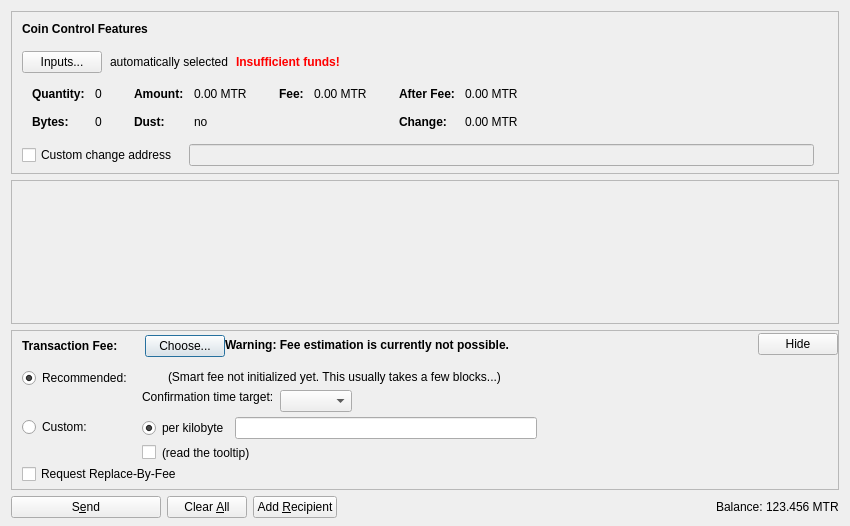
<?xml version="1.0" encoding="UTF-8"?>
<ui version="4.0">
 <class>SendCoinsDialog</class>
 <widget class="QDialog" name="SendCoinsDialog">
  <property name="geometry">
   <rect>
    <x>0</x>
    <y>0</y>
    <width>850</width>
    <height>526</height>
   </rect>
  </property>
  <property name="windowTitle">
   <string>Send Coins</string>
  </property>
  <layout class="QVBoxLayout" name="verticalLayout" stretch="0,1,0,0">
   <property name="bottomMargin">
    <number>8</number>
   </property>
   <item>
    <widget class="QFrame" name="frameCoinControl">
     <property name="sizePolicy">
      <sizepolicy hsizetype="Expanding" vsizetype="Expanding">
       <horstretch>0</horstretch>
       <verstretch>0</verstretch>
      </sizepolicy>
     </property>
     <property name="maximumSize">
      <size>
       <width>16777215</width>
       <height>16777215</height>
      </size>
     </property>
     <property name="frameShape">
      <enum>QFrame::StyledPanel</enum>
     </property>
     <property name="frameShadow">
      <enum>QFrame::Sunken</enum>
     </property>
     <layout class="QVBoxLayout" name="verticalLayoutCoinControl2">
      <property name="spacing">
       <number>0</number>
      </property>
      <property name="leftMargin">
       <number>0</number>
      </property>
      <property name="topMargin">
       <number>0</number>
      </property>
      <property name="rightMargin">
       <number>0</number>
      </property>
      <property name="bottomMargin">
       <number>6</number>
      </property>
      <item>
       <layout class="QVBoxLayout" name="verticalLayoutCoinControl" stretch="0,0,0,0,1">
        <property name="spacing">
         <number>0</number>
        </property>
        <property name="leftMargin">
         <number>10</number>
        </property>
        <property name="topMargin">
         <number>10</number>
        </property>
        <item>
         <layout class="QHBoxLayout" name="horizontalLayoutCoinControl1">
          <property name="bottomMargin">
           <number>15</number>
          </property>
          <item>
           <widget class="QLabel" name="labelCoinControlFeatures">
            <property name="sizePolicy">
             <sizepolicy hsizetype="Preferred" vsizetype="Maximum">
              <horstretch>0</horstretch>
              <verstretch>0</verstretch>
             </sizepolicy>
            </property>
            <property name="font">
             <font>
              <weight>75</weight>
              <bold>true</bold>
             </font>
            </property>
            <property name="styleSheet">
             <string notr="true">font-weight:bold;</string>
            </property>
            <property name="text">
             <string>Coin Control Features</string>
            </property>
           </widget>
          </item>
         </layout>
        </item>
        <item>
         <layout class="QHBoxLayout" name="horizontalLayoutCoinControl2" stretch="0,0,0,0">
          <property name="spacing">
           <number>8</number>
          </property>
          <property name="bottomMargin">
           <number>10</number>
          </property>
          <item>
           <widget class="QPushButton" name="pushButtonCoinControl">
            <property name="styleSheet">
             <string notr="true"/>
            </property>
            <property name="text">
             <string>Inputs...</string>
            </property>
            <property name="autoDefault">
             <bool>false</bool>
            </property>
           </widget>
          </item>
          <item>
           <widget class="QLabel" name="labelCoinControlAutomaticallySelected">
            <property name="text">
             <string>automatically selected</string>
            </property>
            <property name="margin">
             <number>5</number>
            </property>
           </widget>
          </item>
          <item>
           <widget class="QLabel" name="labelCoinControlInsuffFunds">
            <property name="font">
             <font>
              <weight>75</weight>
              <bold>true</bold>
             </font>
            </property>
            <property name="styleSheet">
             <string notr="true">color:red;font-weight:bold;</string>
            </property>
            <property name="text">
             <string>Insufficient funds!</string>
            </property>
            <property name="margin">
             <number>5</number>
            </property>
           </widget>
          </item>
          <item>
           <spacer name="horizontalSpacerCoinControl">
            <property name="orientation">
             <enum>Qt::Horizontal</enum>
            </property>
            <property name="sizeHint" stdset="0">
             <size>
              <width>40</width>
              <height>1</height>
             </size>
            </property>
           </spacer>
          </item>
         </layout>
        </item>
        <item>
         <widget class="QWidget" name="widgetCoinControl" native="true">
          <property name="sizePolicy">
           <sizepolicy hsizetype="Preferred" vsizetype="Preferred">
            <horstretch>0</horstretch>
            <verstretch>0</verstretch>
           </sizepolicy>
          </property>
          <property name="minimumSize">
           <size>
            <width>0</width>
            <height>0</height>
           </size>
          </property>
          <property name="styleSheet">
           <string notr="true"/>
          </property>
          <layout class="QHBoxLayout" name="horizontalLayoutCoinControl5">
           <property name="leftMargin">
            <number>0</number>
           </property>
           <property name="topMargin">
            <number>0</number>
           </property>
           <property name="rightMargin">
            <number>0</number>
           </property>
           <property name="bottomMargin">
            <number>0</number>
           </property>
           <item>
            <layout class="QHBoxLayout" name="horizontalLayoutCoinControl3" stretch="0,0,0,1">
             <property name="spacing">
              <number>20</number>
             </property>
             <property name="topMargin">
              <number>0</number>
             </property>
             <property name="bottomMargin">
              <number>10</number>
             </property>
             <item>
              <layout class="QFormLayout" name="formLayoutCoinControl1">
               <property name="horizontalSpacing">
                <number>10</number>
               </property>
               <property name="verticalSpacing">
                <number>14</number>
               </property>
               <property name="leftMargin">
                <number>10</number>
               </property>
               <property name="topMargin">
                <number>4</number>
               </property>
               <property name="rightMargin">
                <number>6</number>
               </property>
               <item row="0" column="0">
                <widget class="QLabel" name="labelCoinControlQuantityText">
                 <property name="font">
                  <font>
                   <weight>75</weight>
                   <bold>true</bold>
                  </font>
                 </property>
                 <property name="text">
                  <string>Quantity:</string>
                 </property>
                 <property name="margin">
                  <number>0</number>
                 </property>
                </widget>
               </item>
               <item row="0" column="1">
                <widget class="QLabel" name="labelCoinControlQuantity">
                 <property name="cursor">
                  <cursorShape>IBeamCursor</cursorShape>
                 </property>
                 <property name="contextMenuPolicy">
                  <enum>Qt::ActionsContextMenu</enum>
                 </property>
                 <property name="text">
                  <string notr="true">0</string>
                 </property>
                 <property name="margin">
                  <number>0</number>
                 </property>
                 <property name="textInteractionFlags">
                  <set>Qt::LinksAccessibleByMouse|Qt::TextSelectableByKeyboard|Qt::TextSelectableByMouse</set>
                 </property>
                </widget>
               </item>
               <item row="1" column="0">
                <widget class="QLabel" name="labelCoinControlBytesText">
                 <property name="font">
                  <font>
                   <weight>75</weight>
                   <bold>true</bold>
                  </font>
                 </property>
                 <property name="text">
                  <string>Bytes:</string>
                 </property>
                </widget>
               </item>
               <item row="1" column="1">
                <widget class="QLabel" name="labelCoinControlBytes">
                 <property name="cursor">
                  <cursorShape>IBeamCursor</cursorShape>
                 </property>
                 <property name="contextMenuPolicy">
                  <enum>Qt::ActionsContextMenu</enum>
                 </property>
                 <property name="text">
                  <string notr="true">0</string>
                 </property>
                 <property name="textInteractionFlags">
                  <set>Qt::LinksAccessibleByMouse|Qt::TextSelectableByKeyboard|Qt::TextSelectableByMouse</set>
                 </property>
                </widget>
               </item>
              </layout>
             </item>
             <item>
              <layout class="QFormLayout" name="formLayoutCoinControl2">
               <property name="horizontalSpacing">
                <number>10</number>
               </property>
               <property name="verticalSpacing">
                <number>14</number>
               </property>
               <property name="leftMargin">
                <number>6</number>
               </property>
               <property name="topMargin">
                <number>4</number>
               </property>
               <property name="rightMargin">
                <number>6</number>
               </property>
               <item row="0" column="0">
                <widget class="QLabel" name="labelCoinControlAmountText">
                 <property name="font">
                  <font>
                   <weight>75</weight>
                   <bold>true</bold>
                  </font>
                 </property>
                 <property name="text">
                  <string>Amount:</string>
                 </property>
                 <property name="margin">
                  <number>0</number>
                 </property>
                </widget>
               </item>
               <item row="0" column="1">
                <widget class="QLabel" name="labelCoinControlAmount">
                 <property name="cursor">
                  <cursorShape>IBeamCursor</cursorShape>
                 </property>
                 <property name="contextMenuPolicy">
                  <enum>Qt::ActionsContextMenu</enum>
                 </property>
                 <property name="text">
                  <string notr="true">0.00 MTR</string>
                 </property>
                 <property name="textInteractionFlags">
                  <set>Qt::LinksAccessibleByMouse|Qt::TextSelectableByKeyboard|Qt::TextSelectableByMouse</set>
                 </property>
                </widget>
               </item>
               <item row="1" column="0">
                <widget class="QLabel" name="labelCoinControlLowOutputText">
                 <property name="font">
                  <font>
                   <weight>75</weight>
                   <bold>true</bold>
                  </font>
                 </property>
                 <property name="text">
                  <string>Dust:</string>
                 </property>
                </widget>
               </item>
               <item row="1" column="1">
                <widget class="QLabel" name="labelCoinControlLowOutput">
                 <property name="cursor">
                  <cursorShape>IBeamCursor</cursorShape>
                 </property>
                 <property name="contextMenuPolicy">
                  <enum>Qt::ActionsContextMenu</enum>
                 </property>
                 <property name="text">
                  <string notr="true">no</string>
                 </property>
                 <property name="textInteractionFlags">
                  <set>Qt::LinksAccessibleByMouse|Qt::TextSelectableByKeyboard|Qt::TextSelectableByMouse</set>
                 </property>
                </widget>
               </item>
              </layout>
             </item>
             <item>
              <layout class="QFormLayout" name="formLayoutCoinControl3">
               <property name="horizontalSpacing">
                <number>10</number>
               </property>
               <property name="verticalSpacing">
                <number>14</number>
               </property>
               <property name="leftMargin">
                <number>6</number>
               </property>
               <property name="topMargin">
                <number>4</number>
               </property>
               <property name="rightMargin">
                <number>6</number>
               </property>
               <item row="0" column="0">
                <widget class="QLabel" name="labelCoinControlFeeText">
                 <property name="font">
                  <font>
                   <weight>75</weight>
                   <bold>true</bold>
                  </font>
                 </property>
                 <property name="text">
                  <string>Fee:</string>
                 </property>
                 <property name="margin">
                  <number>0</number>
                 </property>
                </widget>
               </item>
               <item row="0" column="1">
                <widget class="QLabel" name="labelCoinControlFee">
                 <property name="cursor">
                  <cursorShape>IBeamCursor</cursorShape>
                 </property>
                 <property name="contextMenuPolicy">
                  <enum>Qt::ActionsContextMenu</enum>
                 </property>
                 <property name="text">
                  <string notr="true">0.00 MTR</string>
                 </property>
                 <property name="textInteractionFlags">
                  <set>Qt::LinksAccessibleByMouse|Qt::TextSelectableByKeyboard|Qt::TextSelectableByMouse</set>
                 </property>
                </widget>
               </item>
              </layout>
             </item>
             <item>
              <layout class="QFormLayout" name="formLayoutCoinControl4">
               <property name="horizontalSpacing">
                <number>10</number>
               </property>
               <property name="verticalSpacing">
                <number>14</number>
               </property>
               <property name="leftMargin">
                <number>6</number>
               </property>
               <property name="topMargin">
                <number>4</number>
               </property>
               <property name="rightMargin">
                <number>6</number>
               </property>
               <item row="0" column="0">
                <widget class="QLabel" name="labelCoinControlAfterFeeText">
                 <property name="font">
                  <font>
                   <weight>75</weight>
                   <bold>true</bold>
                  </font>
                 </property>
                 <property name="text">
                  <string>After Fee:</string>
                 </property>
                 <property name="margin">
                  <number>0</number>
                 </property>
                </widget>
               </item>
               <item row="0" column="1">
                <widget class="QLabel" name="labelCoinControlAfterFee">
                 <property name="cursor">
                  <cursorShape>IBeamCursor</cursorShape>
                 </property>
                 <property name="contextMenuPolicy">
                  <enum>Qt::ActionsContextMenu</enum>
                 </property>
                 <property name="text">
                  <string notr="true">0.00 MTR</string>
                 </property>
                 <property name="textInteractionFlags">
                  <set>Qt::LinksAccessibleByMouse|Qt::TextSelectableByKeyboard|Qt::TextSelectableByMouse</set>
                 </property>
                </widget>
               </item>
               <item row="1" column="0">
                <widget class="QLabel" name="labelCoinControlChangeText">
                 <property name="font">
                  <font>
                   <weight>75</weight>
                   <bold>true</bold>
                  </font>
                 </property>
                 <property name="text">
                  <string>Change:</string>
                 </property>
                </widget>
               </item>
               <item row="1" column="1">
                <widget class="QLabel" name="labelCoinControlChange">
                 <property name="cursor">
                  <cursorShape>IBeamCursor</cursorShape>
                 </property>
                 <property name="contextMenuPolicy">
                  <enum>Qt::ActionsContextMenu</enum>
                 </property>
                 <property name="text">
                  <string notr="true">0.00 MTR</string>
                 </property>
                 <property name="textInteractionFlags">
                  <set>Qt::LinksAccessibleByMouse|Qt::TextSelectableByKeyboard|Qt::TextSelectableByMouse</set>
                 </property>
                </widget>
               </item>
              </layout>
             </item>
            </layout>
           </item>
          </layout>
         </widget>
        </item>
        <item>
         <layout class="QHBoxLayout" name="horizontalLayoutCoinControl4" stretch="0,0,0">
          <property name="spacing">
           <number>12</number>
          </property>
          <property name="sizeConstraint">
           <enum>QLayout::SetDefaultConstraint</enum>
          </property>
          <property name="topMargin">
           <number>5</number>
          </property>
          <property name="rightMargin">
           <number>5</number>
          </property>
          <item>
           <widget class="QCheckBox" name="checkBoxCoinControlChange">
            <property name="toolTip">
             <string>If this is activated, but the change address is empty or invalid, change will be sent to a newly generated address.</string>
            </property>
            <property name="text">
             <string>Custom change address</string>
            </property>
           </widget>
          </item>
          <item>
           <widget class="QValidatedLineEdit" name="lineEditCoinControlChange">
            <property name="enabled">
             <bool>false</bool>
            </property>
            <property name="sizePolicy">
             <sizepolicy hsizetype="Expanding" vsizetype="Fixed">
              <horstretch>0</horstretch>
              <verstretch>0</verstretch>
             </sizepolicy>
            </property>
           </widget>
          </item>
          <item>
           <widget class="QLabel" name="labelCoinControlChangeLabel">
            <property name="sizePolicy">
             <sizepolicy hsizetype="Preferred" vsizetype="Expanding">
              <horstretch>0</horstretch>
              <verstretch>0</verstretch>
             </sizepolicy>
            </property>
            <property name="minimumSize">
             <size>
              <width>0</width>
              <height>0</height>
             </size>
            </property>
            <property name="text">
             <string/>
            </property>
            <property name="margin">
             <number>3</number>
            </property>
           </widget>
          </item>
         </layout>
        </item>
        <item>
         <spacer name="verticalSpacerCoinControl">
          <property name="orientation">
           <enum>Qt::Vertical</enum>
          </property>
          <property name="sizeHint" stdset="0">
           <size>
            <width>800</width>
            <height>1</height>
           </size>
          </property>
         </spacer>
        </item>
       </layout>
      </item>
     </layout>
    </widget>
   </item>
   <item>
    <widget class="QScrollArea" name="scrollArea">
     <property name="widgetResizable">
      <bool>true</bool>
     </property>
     <widget class="QWidget" name="scrollAreaWidgetContents">
      <property name="geometry">
       <rect>
        <x>0</x>
        <y>0</y>
        <width>830</width>
        <height>104</height>
       </rect>
      </property>
      <layout class="QVBoxLayout" name="verticalLayout_2" stretch="0,1">
       <property name="leftMargin">
        <number>0</number>
       </property>
       <property name="topMargin">
        <number>0</number>
       </property>
       <property name="rightMargin">
        <number>0</number>
       </property>
       <property name="bottomMargin">
        <number>0</number>
       </property>
       <item>
        <layout class="QVBoxLayout" name="entries">
         <property name="spacing">
          <number>6</number>
         </property>
        </layout>
       </item>
       <item>
        <spacer name="verticalSpacer">
         <property name="orientation">
          <enum>Qt::Vertical</enum>
         </property>
         <property name="sizeHint" stdset="0">
          <size>
           <width>20</width>
           <height>40</height>
          </size>
         </property>
        </spacer>
       </item>
      </layout>
     </widget>
    </widget>
   </item>
   <item>
    <widget class="QFrame" name="frameFee">
     <property name="sizePolicy">
      <sizepolicy hsizetype="Expanding" vsizetype="Expanding">
       <horstretch>0</horstretch>
       <verstretch>0</verstretch>
      </sizepolicy>
     </property>
     <property name="maximumSize">
      <size>
       <width>16777215</width>
       <height>16777215</height>
      </size>
     </property>
     <property name="frameShape">
      <enum>QFrame::StyledPanel</enum>
     </property>
     <property name="frameShadow">
      <enum>QFrame::Sunken</enum>
     </property>
     <layout class="QVBoxLayout" name="verticalLayoutFee1">
      <property name="spacing">
       <number>0</number>
      </property>
      <property name="leftMargin">
       <number>0</number>
      </property>
      <property name="topMargin">
       <number>0</number>
      </property>
      <property name="rightMargin">
       <number>0</number>
      </property>
      <property name="bottomMargin">
       <number>0</number>
      </property>
      <item>
       <layout class="QVBoxLayout" name="verticalLayoutFee2" stretch="0,0,0">
        <property name="spacing">
         <number>0</number>
        </property>
        <property name="leftMargin">
         <number>10</number>
        </property>
        <property name="topMargin">
         <number>0</number>
        </property>
        <item>
         <layout class="QHBoxLayout" name="horizontalLayoutFee1">
          <property name="bottomMargin">
           <number>0</number>
          </property>
          <item>
           <layout class="QVBoxLayout" name="verticalLayoutFee7">
            <property name="spacing">
             <number>0</number>
            </property>
            <item>
             <spacer name="verticalSpacerSmartFee">
              <property name="orientation">
               <enum>Qt::Vertical</enum>
              </property>
              <property name="sizeType">
               <enum>QSizePolicy::Fixed</enum>
              </property>
              <property name="sizeHint" stdset="0">
               <size>
                <width>1</width>
                <height>4</height>
               </size>
              </property>
             </spacer>
            </item>
            <item>
             <layout class="QHBoxLayout" name="horizontalLayoutSmartFee">
              <property name="spacing">
               <number>10</number>
              </property>
              <item>
               <widget class="QLabel" name="labelFeeHeadline">
                <property name="sizePolicy">
                 <sizepolicy hsizetype="Preferred" vsizetype="Maximum">
                  <horstretch>0</horstretch>
                  <verstretch>0</verstretch>
                 </sizepolicy>
                </property>
                <property name="font">
                 <font>
                  <weight>75</weight>
                  <bold>true</bold>
                 </font>
                </property>
                <property name="styleSheet">
                 <string notr="true">font-weight:bold;</string>
                </property>
                <property name="text">
                 <string>Transaction Fee:</string>
                </property>
               </widget>
              </item>
              <item>
               <widget class="QLabel" name="labelFeeMinimized">
                <property name="text">
                 <string/>
                </property>
               </widget>
              </item>
              <item>
               <widget class="QPushButton" name="buttonChooseFee">
                <property name="text">
                 <string>Choose...</string>
                </property>
               </widget>
              </item>
             </layout>
            </item>
            <item>
             <spacer name="verticalSpacer_5">
              <property name="orientation">
               <enum>Qt::Vertical</enum>
              </property>
              <property name="sizeHint" stdset="0">
               <size>
                <width>1</width>
                <height>1</height>
               </size>
              </property>
             </spacer>
            </item>
           </layout>
          </item>
          <item>
           <widget class="QLabel" name="fallbackFeeWarningLabel">
            <property name="toolTip">
             <string>Using the fallbackfee can result in sending a transaction that will take several hours or days (or never) to confirm. Consider choosing your fee manually or wait until you have validated the complete chain.</string>
            </property>
            <property name="font">
            <font>
                <weight>75</weight>
                <bold>true</bold>
            </font>
            </property>
            <property name="text">
             <string>Warning: Fee estimation is currently not possible.</string>
            </property>
            <property name="wordWrap">
             <bool>false</bool>
            </property>
           </widget>
          </item>
          <item>
           <spacer name="horizontalSpacer_4">
            <property name="orientation">
             <enum>Qt::Horizontal</enum>
            </property>
            <property name="sizeType">
             <enum>QSizePolicy::MinimumExpanding</enum>
            </property>
            <property name="sizeHint" stdset="0">
             <size>
              <width>40</width>
              <height>20</height>
             </size>
            </property>
           </spacer>
          </item>
          <item>
           <widget class="QPushButton" name="buttonMinimizeFee">
            <property name="toolTip">
             <string>collapse fee-settings</string>
            </property>
            <property name="text">
             <string>Hide</string>
            </property>
           </widget>
          </item>
         </layout>
        </item>
        <item>
         <widget class="QFrame" name="frameFeeSelection">
          <layout class="QVBoxLayout" name="verticalLayoutFee12">
           <property name="spacing">
            <number>0</number>
           </property>
           <property name="leftMargin">
            <number>0</number>
           </property>
           <property name="topMargin">
            <number>0</number>
           </property>
           <property name="rightMargin">
            <number>0</number>
           </property>
           <property name="bottomMargin">
            <number>0</number>
           </property>
           <item>
            <layout class="QGridLayout" name="gridLayoutFee">
             <property name="topMargin">
              <number>10</number>
             </property>
             <property name="bottomMargin">
              <number>4</number>
             </property>
             <property name="horizontalSpacing">
              <number>10</number>
             </property>
             <property name="verticalSpacing">
              <number>4</number>
             </property>
             <item row="1" column="1">
              <layout class="QVBoxLayout" name="verticalLayoutFee8">
               <property name="spacing">
                <number>6</number>
               </property>
               <item>
                <layout class="QHBoxLayout" name="horizontalLayoutFee13">
                 <item>
                  <widget class="QRadioButton" name="radioCustomPerKilobyte">
                   <property name="toolTip">
                    <string>If the custom fee is set to 1000 satoshis and the transaction is only 250 bytes, then &quot;per kilobyte&quot; only pays 250 satoshis in fee, while &quot;total at least&quot; pays 1000 satoshis. For transactions bigger than a kilobyte both pay by kilobyte.</string>
                   </property>
                   <property name="text">
                    <string>per kilobyte</string>
                   </property>
                   <property name="checked">
                    <bool>true</bool>
                   </property>
                   <attribute name="buttonGroup">
                    <string notr="true">groupCustomFee</string>
                   </attribute>
                  </widget>
                 </item>
                 <item>
                  <widget class="BitcoinAmountField" name="customFee"/>
                 </item>
                 <item>
                  <spacer name="horizontalSpacer_6">
                   <property name="orientation">
                    <enum>Qt::Horizontal</enum>
                   </property>
                   <property name="sizeHint" stdset="0">
                    <size>
                     <width>1</width>
                     <height>1</height>
                    </size>
                   </property>
                  </spacer>
                 </item>
                </layout>
               </item>
               <item>
                <layout class="QHBoxLayout" name="horizontalLayoutFee8">
                 <item>
                  <widget class="QCheckBox" name="checkBoxMinimumFee">
                   <property name="toolTip">
                    <string>Paying only the minimum fee is just fine as long as there is less transaction volume than space in the blocks. But be aware that this can end up in a never confirming transaction once there is more demand for mantra transactions than the network can process.</string>
                   </property>
                   <property name="text">
                    <string/>
                   </property>
                  </widget>
                 </item>
                 <item>
                  <widget class="QLabel" name="labelMinFeeWarning">
                   <property name="enabled">
                    <bool>true</bool>
                   </property>
                   <property name="toolTip">
                    <string>Paying only the minimum fee is just fine as long as there is less transaction volume than space in the blocks. But be aware that this can end up in a never confirming transaction once there is more demand for mantra transactions than the network can process.</string>
                   </property>
                   <property name="text">
                    <string>(read the tooltip)</string>
                   </property>
                   <property name="margin">
                    <number>5</number>
                   </property>
                  </widget>
                 </item>
                 <item>
                  <spacer name="horizontalSpacer_2">
                   <property name="orientation">
                    <enum>Qt::Horizontal</enum>
                   </property>
                   <property name="sizeHint" stdset="0">
                    <size>
                     <width>1</width>
                     <height>1</height>
                    </size>
                   </property>
                  </spacer>
                 </item>
                </layout>
               </item>
              </layout>
             </item>
             <item row="0" column="0">
              <layout class="QVBoxLayout" name="verticalLayoutFee4" stretch="0,1">
               <item>
                <widget class="QRadioButton" name="radioSmartFee">
                 <property name="text">
                  <string>Recommended:</string>
                 </property>
                 <property name="checked">
                  <bool>true</bool>
                 </property>
                 <attribute name="buttonGroup">
                  <string notr="true">groupFee</string>
                 </attribute>
                </widget>
               </item>
               <item>
                <spacer name="verticalSpacer_2">
                 <property name="orientation">
                  <enum>Qt::Vertical</enum>
                 </property>
                 <property name="sizeHint" stdset="0">
                  <size>
                   <width>1</width>
                   <height>1</height>
                  </size>
                 </property>
                </spacer>
               </item>
              </layout>
             </item>
             <item row="1" column="0">
              <layout class="QVBoxLayout" name="verticalLayoutFee9" stretch="0,1">
               <item>
                <widget class="QRadioButton" name="radioCustomFee">
                 <property name="text">
                  <string>Custom:</string>
                 </property>
                 <attribute name="buttonGroup">
                  <string notr="true">groupFee</string>
                 </attribute>
                </widget>
               </item>
               <item>
                <spacer name="verticalSpacer_6">
                 <property name="orientation">
                  <enum>Qt::Vertical</enum>
                 </property>
                 <property name="sizeHint" stdset="0">
                  <size>
                   <width>1</width>
                   <height>1</height>
                  </size>
                 </property>
                </spacer>
               </item>
              </layout>
             </item>
             <item row="0" column="1">
              <layout class="QVBoxLayout" name="verticalLayoutFee3" stretch="0,0,1">
               <property name="spacing">
                <number>6</number>
               </property>
               <property name="topMargin">
                <number>2</number>
               </property>
               <item>
                <layout class="QHBoxLayout" name="horizontalLayoutFee12">
                 <item>
                  <widget class="QLabel" name="labelSmartFee">
                   <property name="text">
                    <string/>
                   </property>
                   <property name="margin">
                    <number>2</number>
                   </property>
                  </widget>
                 </item>
                 <item>
                  <widget class="QLabel" name="labelFeeEstimation">
                   <property name="text">
                    <string/>
                   </property>
                  </widget>
                 </item>
                 <item>
                  <widget class="QLabel" name="labelSmartFee2">
                   <property name="text">
                    <string>(Smart fee not initialized yet. This usually takes a few blocks...)</string>
                   </property>
                   <property name="margin">
                    <number>2</number>
                   </property>
                  </widget>
                 </item>
                 <item>
                  <spacer name="horizontalSpacer_5">
                   <property name="orientation">
                    <enum>Qt::Horizontal</enum>
                   </property>
                   <property name="sizeHint" stdset="0">
                    <size>
                     <width>1</width>
                     <height>1</height>
                    </size>
                   </property>
                  </spacer>
                 </item>
                </layout>
               </item>
               <item>
                <layout class="QHBoxLayout" name="horizontalLayoutFee9">
                 <item>
                  <layout class="QVBoxLayout" name="verticalLayoutFee6">
                   <item>
                    <widget class="QLabel" name="labelSmartFee3">
                     <property name="text">
                      <string>Confirmation time target:</string>
                     </property>
                     <property name="margin">
                      <number>2</number>
                     </property>
                    </widget>
                   </item>
                   <item>
                    <spacer name="verticalSpacer_3">
                     <property name="orientation">
                      <enum>Qt::Vertical</enum>
                     </property>
                     <property name="sizeHint" stdset="0">
                      <size>
                       <width>1</width>
                       <height>1</height>
                      </size>
                     </property>
                    </spacer>
                   </item>
                  </layout>
                 </item>
                 <item>
                  <layout class="QVBoxLayout" name="verticalLayoutFee5">
                   <property name="rightMargin">
                    <number>30</number>
                   </property>
                   <item>
                    <layout class="QHBoxLayout" name="horizontalLayoutConfTarget">
                     <property name="bottomMargin">
                      <number>0</number>
                     </property>
                     <item>
                      <widget class="QComboBox" name="confTargetSelector"/>
                     </item>
                     <item>
                      <spacer name="horizontalSpacerConfTarget">
                       <property name="orientation">
                        <enum>Qt::Horizontal</enum>
                       </property>
                       <property name="sizeHint" stdset="0">
                        <size>
                         <width>40</width>
                         <height>20</height>
                        </size>
                       </property>
                      </spacer>
                     </item>
                    </layout>
                   </item>
                  </layout>
                 </item>
                </layout>
               </item>
               <item>
                <spacer name="verticalSpacer_4">
                 <property name="orientation">
                  <enum>Qt::Vertical</enum>
                 </property>
                 <property name="sizeHint" stdset="0">
                  <size>
                   <width>1</width>
                   <height>1</height>
                  </size>
                 </property>
                </spacer>
               </item>
              </layout>
             </item>
            </layout>
           </item>
           <item>
            <widget class="QCheckBox" name="optInRBF">
             <property name="text">
              <string>Request Replace-By-Fee</string>
             </property>
             <property name="toolTip">
              <string>Indicates that the sender may wish to replace this transaction with a new one paying higher fees (prior to being confirmed).</string>
             </property>
            </widget>
           </item>
          </layout>
         </widget>
        </item>
        <item>
         <spacer name="verticalSpacerFee">
          <property name="orientation">
           <enum>Qt::Vertical</enum>
          </property>
          <property name="sizeHint" stdset="0">
           <size>
            <width>40</width>
            <height>5</height>
           </size>
          </property>
         </spacer>
        </item>
       </layout>
      </item>
     </layout>
    </widget>
   </item>
   <item>
    <layout class="QHBoxLayout" name="horizontalLayout">
     <item>
      <widget class="QPushButton" name="sendButton">
       <property name="minimumSize">
        <size>
         <width>150</width>
         <height>0</height>
        </size>
       </property>
       <property name="toolTip">
        <string>Confirm the send action</string>
       </property>
       <property name="text">
        <string>S&amp;end</string>
       </property>
       <property name="icon">
        <iconset resource="../bitcoin.qrc">
         <normaloff>:/icons/send</normaloff>:/icons/send</iconset>
       </property>
       <property name="autoDefault">
        <bool>false</bool>
       </property>
       <property name="default">
        <bool>false</bool>
       </property>
      </widget>
     </item>
     <item>
      <widget class="QPushButton" name="clearButton">
       <property name="sizePolicy">
        <sizepolicy hsizetype="Minimum" vsizetype="Fixed">
         <horstretch>0</horstretch>
         <verstretch>0</verstretch>
        </sizepolicy>
       </property>
       <property name="toolTip">
        <string>Clear all fields of the form.</string>
       </property>
       <property name="text">
        <string>Clear &amp;All</string>
       </property>
       <property name="icon">
        <iconset resource="../bitcoin.qrc">
         <normaloff>:/icons/remove</normaloff>:/icons/remove</iconset>
       </property>
       <property name="autoDefault">
        <bool>false</bool>
       </property>
      </widget>
     </item>
     <item>
      <widget class="QPushButton" name="addButton">
       <property name="toolTip">
        <string>Send to multiple recipients at once</string>
       </property>
       <property name="text">
        <string>Add &amp;Recipient</string>
       </property>
       <property name="icon">
        <iconset resource="../bitcoin.qrc">
         <normaloff>:/icons/add</normaloff>:/icons/add</iconset>
       </property>
       <property name="autoDefault">
        <bool>false</bool>
       </property>
      </widget>
     </item>
     <item>
      <spacer name="horizontalSpacer">
       <property name="orientation">
        <enum>Qt::Horizontal</enum>
       </property>
       <property name="sizeHint" stdset="0">
        <size>
         <width>40</width>
         <height>20</height>
        </size>
       </property>
      </spacer>
     </item>
     <item>
      <layout class="QHBoxLayout" name="horizontalLayout_2">
       <property name="spacing">
        <number>3</number>
       </property>
       <item>
        <widget class="QLabel" name="label">
         <property name="sizePolicy">
          <sizepolicy hsizetype="Preferred" vsizetype="Fixed">
           <horstretch>0</horstretch>
           <verstretch>0</verstretch>
          </sizepolicy>
         </property>
         <property name="text">
          <string>Balance:</string>
         </property>
        </widget>
       </item>
       <item>
        <widget class="QLabel" name="labelBalance">
         <property name="sizePolicy">
          <sizepolicy hsizetype="Preferred" vsizetype="Fixed">
           <horstretch>0</horstretch>
           <verstretch>0</verstretch>
          </sizepolicy>
         </property>
         <property name="cursor">
          <cursorShape>IBeamCursor</cursorShape>
         </property>
         <property name="text">
          <string notr="true">123.456 MTR</string>
         </property>
         <property name="textInteractionFlags">
          <set>Qt::LinksAccessibleByMouse|Qt::TextSelectableByKeyboard|Qt::TextSelectableByMouse</set>
         </property>
        </widget>
       </item>
      </layout>
     </item>
    </layout>
   </item>
  </layout>
 </widget>
 <customwidgets>
  <customwidget>
   <class>QValidatedLineEdit</class>
   <extends>QLineEdit</extends>
   <header>qvalidatedlineedit.h</header>
  </customwidget>
  <customwidget>
   <class>BitcoinAmountField</class>
   <extends>QLineEdit</extends>
   <header>bitcoinamountfield.h</header>
   <container>1</container>
  </customwidget>
 </customwidgets>
 <resources>
  <include location="../bitcoin.qrc"/>
 </resources>
 <connections/>
 <buttongroups>
  <buttongroup name="groupFee"/>
  <buttongroup name="groupCustomFee"/>
 </buttongroups>
</ui>
